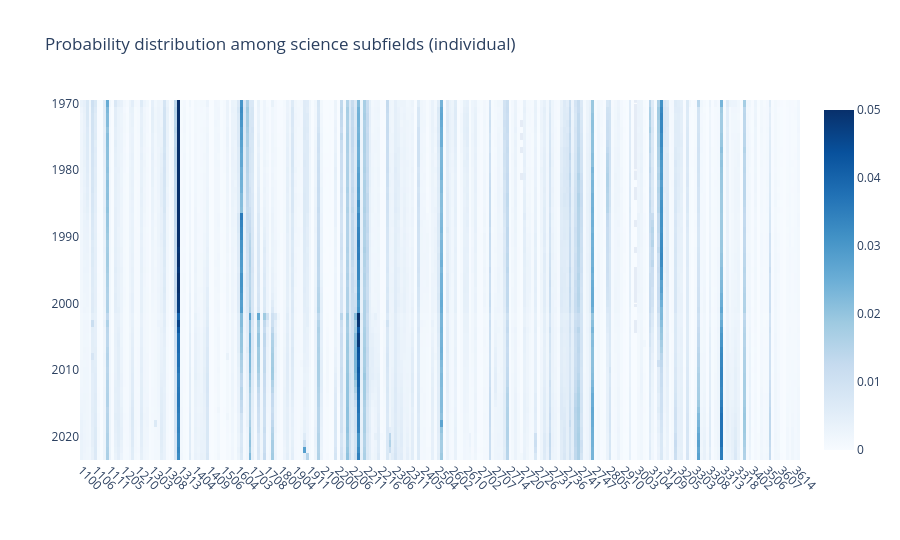

Notebook code cell kept with this figure:
### Code cell
uf.plotly_heatmap(
    df_prob_indiv,
    x_labels=df_prob_indiv.columns.astype(str),
    y_labels=df_prob_indiv.index,
    x_type="subfield",
    z_min=0, z_max=0.05,
    line_height=10,
    colorscale="non-symmetric",
    title="Probability distribution among science subfields (individual)",
)

### Figure 1 — Plotly figure (JSON) as saved in the notebook; plotly's stock layout.template omitted (floating-point values rounded to 4 significant figures; data arrays with more than 128 entries replaced by an {"elided": "..."} marker saying what was removed)
{"data": [{"colorscale": [[0.0, "rgb(247,251,255)"], [0.125, "rgb(222,235,247)"], [0.25, "rgb(198,219,239)"], [0.375, "rgb(158,202,225)"], [0.5, "rgb(107,174,214)"], [0.625, "rgb(66,146,198)"], [0.75, "rgb(33,113,181)"], [0.875, "rgb(8,81,156)"], [1.0, "rgb(8,48,107)"]], "customdata": {"elided": "54x252x2 mixed values"}, "hovertemplate": "<b>X: </b>%{customdata[0]}<br><b>Y: </b>%{customdata[1]}<br><b>Z: </b> %{z:.3f}<br><extra></extra>", "x": {"elided": "252 str values"}, "y": [1970, 1971, 1972, 1973, 1974, 1975, 1976, 1977, 1978, 1979, 1980, 1981, 1982, 1983, 1984, 1985, 1986, 1987, 1988, 1989, 1990, 1991, 1992, 1993, 1994, 1995, 1996, 1997, 1998, 1999, 2000, 2001, 2002, 2003, 2004, 2005, 2006, 2007, 2008, 2009, 2010, 2011, 2012, 2013, 2014, 2015, 2016, 2017, 2018, 2019, 2020, 2021, 2022, 2023], "z": {"elided": "54x252 float values"}, "zmax": 0.05, "zmin": 0, "type": "heatmap"}], "layout": {"xaxis": {"tickangle": 45, "automargin": true}, "yaxis": {"autorange": "reversed", "automargin": true}, "title": {"text": "Probability distribution among science subfields (individual)"}, "height": 540}}
